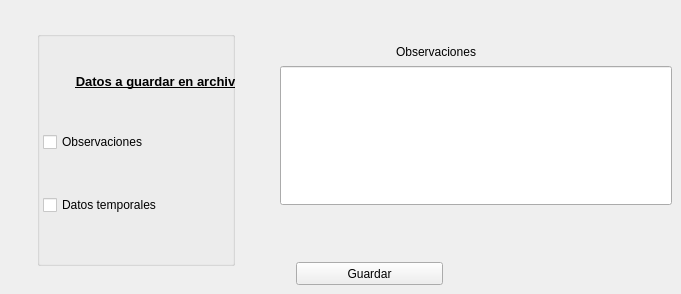
      <widget class="QWidget" name="tab_3">
       <attribute name="title">
        <string>Guardar</string>
       </attribute>
       <widget class="QPushButton" name="pbguardarprueba">
        <property name="enabled">
         <bool>true</bool>
        </property>
        <property name="geometry">
         <rect>
          <x>296</x>
          <y>262</y>
          <width>147</width>
          <height>23</height>
         </rect>
        </property>
        <property name="text">
         <string>Guardar</string>
        </property>
       </widget>
       <widget class="QLineEdit" name="txtobservaciones_prueba">
        <property name="geometry">
         <rect>
          <x>280</x>
          <y>66</y>
          <width>392</width>
          <height>139</height>
         </rect>
        </property>
       </widget>
       <widget class="QGroupBox" name="groupBoxch_2">
        <property name="enabled">
         <bool>true</bool>
        </property>
        <property name="geometry">
         <rect>
          <x>37</x>
          <y>31</y>
          <width>198</width>
          <height>235</height>
         </rect>
        </property>
        <property name="sizePolicy">
         <sizepolicy hsizetype="Ignored" vsizetype="Ignored">
          <horstretch>0</horstretch>
          <verstretch>0</verstretch>
         </sizepolicy>
        </property>
        <property name="palette">
         <palette>
          <active>
           <colorrole role="Base">
            <brush brushstyle="SolidPattern">
             <color alpha="255">
              <red>255</red>
              <green>255</green>
              <blue>255</blue>
             </color>
            </brush>
           </colorrole>
           <colorrole role="Window">
            <brush brushstyle="SolidPattern">
             <color alpha="255">
              <red>255</red>
              <green>255</green>
              <blue>255</blue>
             </color>
            </brush>
           </colorrole>
          </active>
          <inactive>
           <colorrole role="Base">
            <brush brushstyle="SolidPattern">
             <color alpha="255">
              <red>255</red>
              <green>255</green>
              <blue>255</blue>
             </color>
            </brush>
           </colorrole>
           <colorrole role="Window">
            <brush brushstyle="SolidPattern">
             <color alpha="255">
              <red>255</red>
              <green>255</green>
              <blue>255</blue>
             </color>
            </brush>
           </colorrole>
          </inactive>
          <disabled>
           <colorrole role="Base">
            <brush brushstyle="SolidPattern">
             <color alpha="255">
              <red>255</red>
              <green>255</green>
              <blue>255</blue>
             </color>
            </brush>
           </colorrole>
           <colorrole role="Window">
            <brush brushstyle="SolidPattern">
             <color alpha="255">
              <red>255</red>
              <green>255</green>
              <blue>255</blue>
             </color>
            </brush>
           </colorrole>
          </disabled>
         </palette>
        </property>
        <property name="font">
         <font>
          <kerning>true</kerning>
         </font>
        </property>
        <property name="contextMenuPolicy">
         <enum>Qt::DefaultContextMenu</enum>
        </property>
        <property name="title">
         <string/>
        </property>
        <property name="alignment">
         <set>Qt::AlignCenter</set>
        </property>
        <property name="flat">
         <bool>false</bool>
        </property>
        <property name="checkable">
         <bool>false</bool>
        </property>
        <widget class="QWidget" name="verticalLayoutWidget_7">
         <property name="geometry">
          <rect>
           <x>6</x>
           <y>5</y>
           <width>233</width>
           <height>220</height>
          </rect>
         </property>
         <layout class="QVBoxLayout" name="verticalLayout_8">
          <property name="spacing">
           <number>5</number>
          </property>
          <item>
           <widget class="QLabel" name="lbltxtcanal_2">
            <property name="sizePolicy">
             <sizepolicy hsizetype="Preferred" vsizetype="Fixed">
              <horstretch>0</horstretch>
              <verstretch>0</verstretch>
             </sizepolicy>
            </property>
            <property name="font">
             <font>
              <pointsize>10</pointsize>
              <weight>75</weight>
              <bold>true</bold>
              <underline>true</underline>
              <kerning>true</kerning>
             </font>
            </property>
            <property name="text">
             <string>Datos a guardar en archivo</string>
            </property>
            <property name="alignment">
             <set>Qt::AlignCenter</set>
            </property>
           </widget>
          </item>
          <item>
           <widget class="QCheckBox" name="ckobservaciones">
            <property name="text">
             <string>Observaciones</string>
            </property>
           </widget>
          </item>
          <item>
           <widget class="QCheckBox" name="ckdatos">
            <property name="text">
             <string>Datos temporales</string>
            </property>
           </widget>
          </item>
         </layout>
        </widget>
       </widget>
       <widget class="QLabel" name="lblobservaciones">
        <property name="geometry">
         <rect>
          <x>396</x>
          <y>44</y>
          <width>113</width>
          <height>16</height>
         </rect>
        </property>
        <property name="text">
         <string>Observaciones</string>
        </property>
       </widget>
      </widget>
